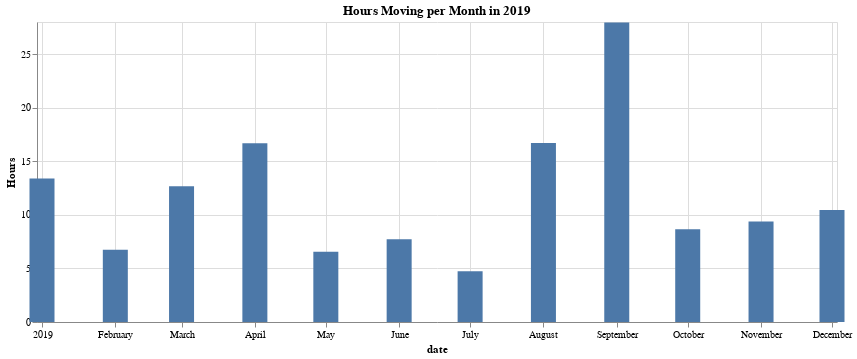

Source (notebook cell):
### Code cell
cycling_month_time = rides.groupby(['mnth_yr'])['moving_time'].sum().reset_index(name='moving_time')
cycling_month_time['hours'] = cycling_month_time['moving_time'] / 60

alt.Chart(cycling_month_time).mark_bar(size=25).encode(
    x=alt.X('mnth_yr:T', axis=alt.Axis(title='date')),
    y=alt.Y('hours:Q', axis=alt.Axis(title='Hours'))
).properties(
    width=800,
    title='Hours Moving per Month in 2019'
)

### Figure 1 — Vega-Lite specification as saved in the notebook (floating-point values rounded to 4 significant figures)
{"$schema": "https://vega.github.io/schema/vega-lite/v3.4.0.json", "config": {"mark": {"tooltip": null}, "view": {"height": 300, "width": 400}}, "data": {"name": "data-7a8e2159d44fc06ad7cb350114e8d957"}, "datasets": {"data-7a8e2159d44fc06ad7cb350114e8d957": [{"hours": 13.39, "mnth_yr": "2019-01", "moving_time": 803.3}, {"hours": 6.732, "mnth_yr": "2019-02", "moving_time": 403.9}, {"hours": 12.67, "mnth_yr": "2019-03", "moving_time": 760.4}, {"hours": 16.68, "mnth_yr": "2019-04", "moving_time": 1001.0}, {"hours": 6.554, "mnth_yr": "2019-05", "moving_time": 393.2}, {"hours": 7.718, "mnth_yr": "2019-06", "moving_time": 463.1}, {"hours": 4.739, "mnth_yr": "2019-07", "moving_time": 284.4}, {"hours": 16.72, "mnth_yr": "2019-08", "moving_time": 1003}, {"hours": 27.95, "mnth_yr": "2019-09", "moving_time": 1677.0}, {"hours": 8.657, "mnth_yr": "2019-10", "moving_time": 519.4}, {"hours": 9.379, "mnth_yr": "2019-11", "moving_time": 562.7}, {"hours": 10.45, "mnth_yr": "2019-12", "moving_time": 627.0}]}, "encoding": {"x": {"axis": {"title": "date"}, "field": "mnth_yr", "type": "temporal"}, "y": {"axis": {"title": "Hours"}, "field": "hours", "type": "quantitative"}}, "mark": {"size": 25, "type": "bar"}, "title": "Hours Moving per Month in 2019", "width": 800}
